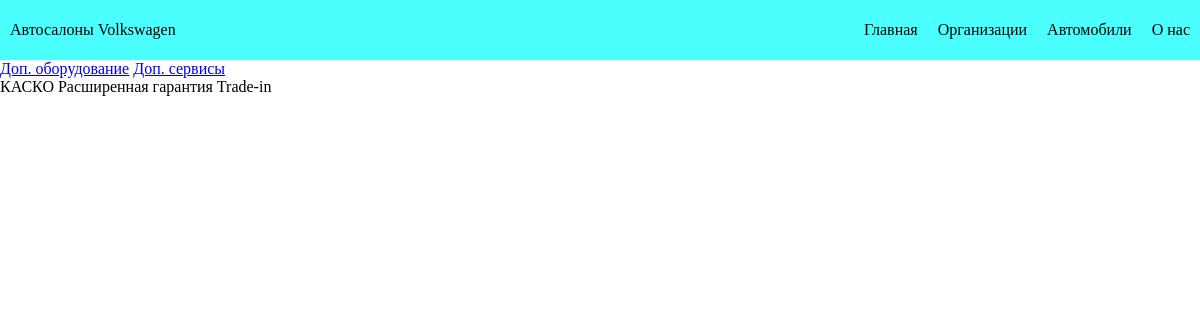
/automobile/add_serv/, run on the app's committed database.
### volkswagen/models.py (models this page shows, shortened)
class ADD_SERV(models.Model):
    ID_AS = models.IntegerField()
    NAME_AS = models.CharField(max_length=45)

### volkswagen/views.py (the view)
# urls.py: path('automobile/add_serv/', add_serv, name='add_serv'),
def add_serv(request):
    add_serv = ADD_SERV.objects.all()
    return render(request, 'volkswagen/add_serv.html', {'add_serv': add_serv})

### volkswagen/templates/volkswagen/add_serv.html
{% load static %}
{% include 'includes/nav.html' %}
<div>
    <a href="/automobile/add_eq">Доп. оборудование</a>
    <a href="/automobile/add_serv">Доп. сервисы</a>
</div>
<div>
    {% for el in add_serv %}
    {{ el.NAME_AS }}
    {% endfor %}
</div>

### volkswagen/static/volkswagen/css/index_nav1.css (style rules this page uses)
* { padding: 0; margin: 0; }

### data on the page
ADD_SERV: NAME_AS "КАСКО"
ADD_SERV: NAME_AS "Расширенная гарантия"
ADD_SERV: NAME_AS "Trade-in"
